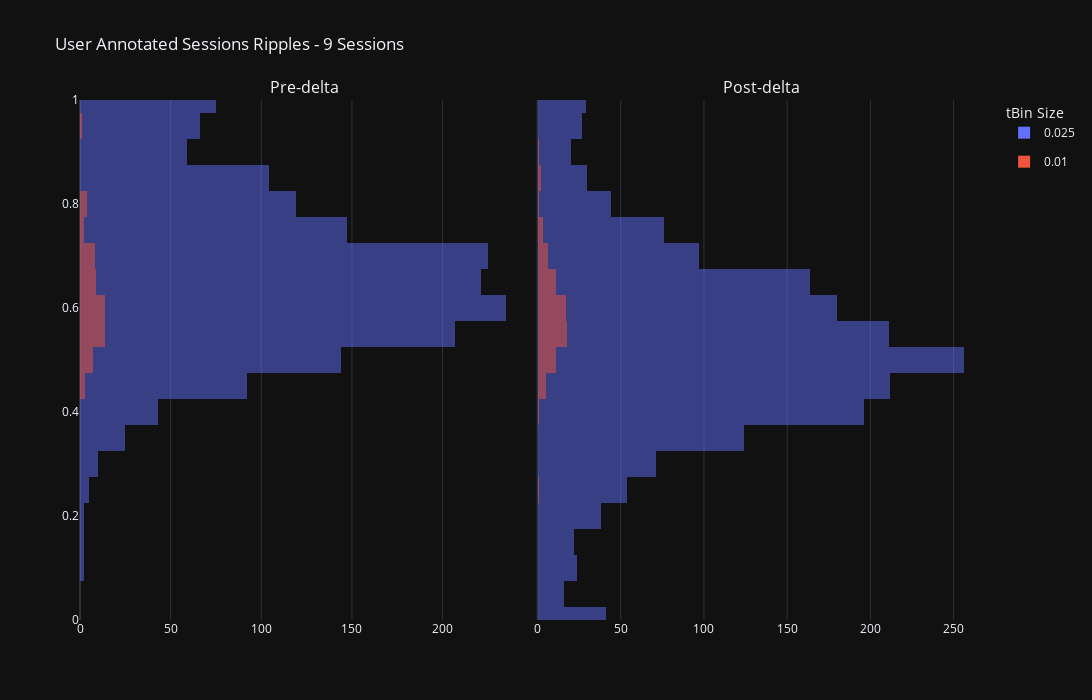

Notebook cell for this chart:
### Code cell
concatenated_ripple_df = deepcopy(all_sessions_user_annotated_ripple_df).infer_objects()
ripple_title_prefix = "User Annotated Sessions Ripples"

# concatenated_ripple_df = deepcopy(user_approved_ripple_df)
# ripple_title_prefix = "User Selected Ripples Only"

# concatenated_ripple_df = deepcopy(user_rejected_ripple_df)
# ripple_title_prefix = "User Rejected Ripples Only"

# concatenated_ripple_df = deepcopy(df)


# Create a bubble chart for ripples
enabled_time_bin_sizes = None
ripple_num_unique_sessions: int = concatenated_ripple_df.session_name.nunique(dropna=True) # number of unique sessions, ignoring the NA entries
ripple_num_unique_time_bins: int = concatenated_ripple_df.time_bin_size.nunique(dropna=True)
ripple_title_string_suffix: str = f'{ripple_num_unique_sessions} Sessions'
ripple_title: str = f"{ripple_title_prefix} - {ripple_title_string_suffix}"
fig_ripples = _helper_build_figure(data_results_df=concatenated_ripple_df, histogram_bins=25, earliest_delta_aligned_t_start=earliest_delta_aligned_t_start, latest_delta_aligned_t_end=latest_delta_aligned_t_end, enabled_time_bin_sizes=enabled_time_bin_sizes, main_plot_mode='default', title=ripple_title)
fig_ripples.show()

# fig_to_clipboard(fig_ripples)

### Figure 1 — Plotly figure (JSON) as saved in the notebook; plotly's stock layout.template omitted (floating-point values rounded to 4 significant figures; data arrays with more than 128 entries replaced by an {"elided": "..."} marker saying what was removed)
{"data": [{"alignmentgroup": "True", "bingroup": "y", "hovertemplate": "time_bin_size=0.025<br>count=%{x}<br>P_Long=%{y}<extra></extra>", "legendgroup": "0.025", "marker": {"color": "#636efa", "opacity": 0.5, "pattern": {"shape": ""}}, "name": "0.025", "nbinsy": 25, "offsetgroup": "0.025", "orientation": "h", "showlegend": true, "type": "histogram", "xaxis": "x", "y": {"elided": "1793 float values"}, "yaxis": "y"}, {"alignmentgroup": "True", "bingroup": "y", "hovertemplate": "time_bin_size=0.01<br>count=%{x}<br>P_Long=%{y}<extra></extra>", "legendgroup": "0.01", "marker": {"color": "#EF553B", "opacity": 0.5, "pattern": {"shape": ""}}, "name": "0.01", "nbinsy": 25, "offsetgroup": "0.01", "orientation": "h", "showlegend": true, "type": "histogram", "xaxis": "x", "y": [0.5778, 0.5831, 0.6068, 0.4825, 0.5828, 0.6061, 0.5657, 0.6521, 0.5237, 0.6309, 0.595, 0.4964, 0.6425, 0.6544, 0.631, 0.5686, 0.7008, 0.5686, 0.6315, 0.6973, 0.6299, 0.7071, 0.6219, 0.6398, 0.4279, 0.5675, 0.5456, 0.7105, 0.5702, 0.5279, 0.6816, 0.5398, 0.5171, 0.6146, 0.636, 0.9475, 0.7922, 0.5144, 0.5575, 0.7861, 0.7662, 0.6194, 0.5041, 0.7074, 0.5897, 0.5334, 0.6146, 0.5908, 0.4964, 0.7236, 0.5656, 0.6908, 0.578, 0.7403, 0.7984, 0.5342, 0.5693, 0.7818, 0.6176, 0.4489, 0.4644, 0.5593], "yaxis": "y"}, {"alignmentgroup": "True", "bingroup": "y", "hovertemplate": "time_bin_size=0.025<br>count=%{x}<br>P_Long=%{y}<extra></extra>", "legendgroup": "0.025", "marker": {"color": "#636efa", "opacity": 0.5, "pattern": {"shape": ""}}, "name": "0.025", "nbinsy": 25, "offsetgroup": "0.025", "orientation": "h", "showlegend": false, "type": "histogram", "xaxis": "x2", "y": {"elided": "1934 float values"}, "yaxis": "y2"}, {"alignmentgroup": "True", "bingroup": "y", "hovertemplate": "time_bin_size=0.01<br>count=%{x}<br>P_Long=%{y}<extra></extra>", "legendgroup": "0.01", "marker": {"color": "#EF553B", "opacity": 0.5, "pattern": {"shape": ""}}, "name": "0.01", "nbinsy": 25, "offsetgroup": "0.01", "orientation": "h", "showlegend": false, "type": "histogram", "xaxis": "x2", "y": [0.6594, 0.6214, 0.6733, 0.5937, 0.527, 0.4959, 0.4902, 0.5233, 0.7424, 0.6011, 0.6881, 0.6781, 0.6485, 0.5564, 0.4934, 0.6232, 0.7601, 0.6951, 0.6147, 0.6111, 0.5658, 0.385, 0.6755, 0.6254, 0.5789, 0.638, 0.5601, 0.5491, 0.5554, 0.495, 0.664, 0.5778, 0.4557, 0.6312, 0.5265, 0.5192, 0.6737, 0.2424, 0.5376, 0.5026, 0.9196, 0.6113, 0.6375, 0.6031, 0.5966, 0.4607, 0.5397, 0.6725, 0.8414, 0.6855, 0.5974, 0.7377, 0.5576, 0.563, 0.5422, 0.5635, 0.8223, 0.4818, 0.5937, 0.5639, 0.5598, 0.6242, 0.5897, 0.8556, 0.4586, 0.458, 0.6137, 0.5743, 0.5296, 0.4902, 0.6349, 0.6186, 0.5373, 0.5143, 0.4594, 0.7225, 0.4846], "yaxis": "y2"}], "layout": {"annotations": [{"font": {"size": 16}, "showarrow": false, "text": "Pre-delta", "x": 0.2475, "xanchor": "center", "xref": "paper", "y": 1, "yanchor": "bottom", "yref": "paper"}, {"font": {"size": 16}, "showarrow": false, "text": "Post-delta", "x": 0.7525, "xanchor": "center", "xref": "paper", "y": 1, "yanchor": "bottom", "yref": "paper"}], "barmode": "overlay", "height": 700, "legend": {"title": {"text": "tBin Size"}}, "title": {"text": "User Annotated Sessions Ripples - 9 Sessions"}, "width": 2048, "xaxis": {"anchor": "y", "domain": [0, 0.495]}, "xaxis2": {"anchor": "y2", "domain": [0.505, 1]}, "yaxis": {"anchor": "x", "domain": [0, 1], "range": [0, 1]}, "yaxis2": {"anchor": "x2", "domain": [0, 1], "matches": "y", "range": [0, 1], "showticklabels": false}}}
